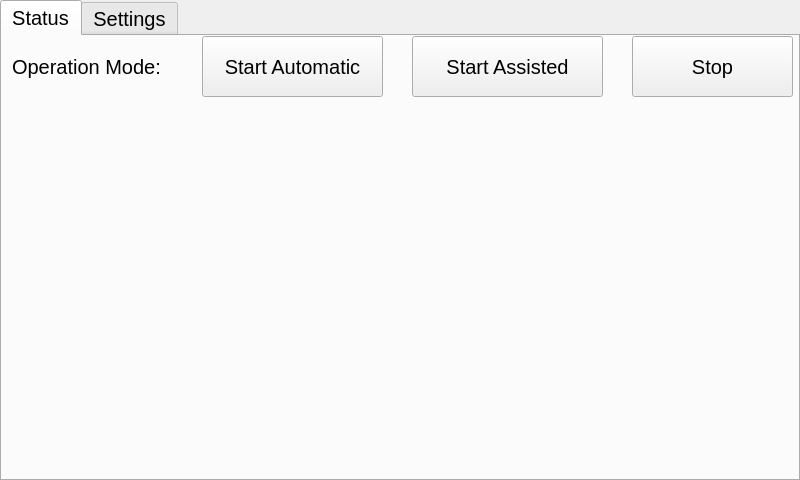
<?xml version="1.0" encoding="UTF-8"?>
<ui version="4.0">
 <class>MainWindow</class>
 <widget class="QMainWindow" name="MainWindow">
  <property name="geometry">
   <rect>
    <x>0</x>
    <y>0</y>
    <width>800</width>
    <height>480</height>
   </rect>
  </property>
  <property name="windowTitle">
   <string>MainWindow</string>
  </property>
  <property name="styleSheet">
   <string notr="true">* {
	font-family: Arial;
	font-size: 20px;
	font-weight: Normal;
}

QSpinBox,
QDoubleSpinBox {
	margin-left:25px;
	margin-right:25px;
}

QSpinBox::up-button,
QDoubleSpinBox::up-button  {
	subcontrol-origin: margin;
	subcontrol-position: center right;
	background-color: #FFFFFF;
	image: url(plus.png);
	left: 1px;
	height: 30px;
	width: 30px;
}

QSpinBox::down-button,
QDoubleSpinBox::down-button  {
	subcontrol-origin: margin;
	subcontrol-position: center left;
	background-color: #FFFFFF;
	image: url(minus.png);
	right: 1px;
	height: 30px;
	width: 30px;
}</string>
  </property>
  <widget class="QWidget" name="centralwidget">
   <widget class="QTabWidget" name="maintab">
    <property name="geometry">
     <rect>
      <x>0</x>
      <y>0</y>
      <width>800</width>
      <height>481</height>
     </rect>
    </property>
    <property name="baseSize">
     <size>
      <width>0</width>
      <height>0</height>
     </size>
    </property>
    <property name="font">
     <font>
      <family>Arial</family>
      <pointsize>-1</pointsize>
      <weight>50</weight>
      <bold>false</bold>
     </font>
    </property>
    <property name="currentIndex">
     <number>0</number>
    </property>
    <widget class="QWidget" name="forcedtab">
     <attribute name="title">
      <string>Status</string>
     </attribute>
     <widget class="QLabel" name="label_5">
      <property name="geometry">
       <rect>
        <x>10</x>
        <y>10</y>
        <width>191</width>
        <height>41</height>
       </rect>
      </property>
      <property name="text">
       <string>Operation Mode:</string>
      </property>
     </widget>
     <widget class="QPushButton" name="pushButton">
      <property name="geometry">
       <rect>
        <x>200</x>
        <y>0</y>
        <width>181</width>
        <height>61</height>
       </rect>
      </property>
      <property name="text">
       <string>Start Automatic</string>
      </property>
     </widget>
     <widget class="QPushButton" name="pushButton_2">
      <property name="geometry">
       <rect>
        <x>410</x>
        <y>0</y>
        <width>191</width>
        <height>61</height>
       </rect>
      </property>
      <property name="text">
       <string>Start Assisted</string>
      </property>
     </widget>
     <widget class="QPushButton" name="pushButton_7">
      <property name="geometry">
       <rect>
        <x>630</x>
        <y>0</y>
        <width>161</width>
        <height>61</height>
       </rect>
      </property>
      <property name="text">
       <string>Stop</string>
      </property>
     </widget>
    </widget>
    <widget class="QWidget" name="tab_3">
     <attribute name="title">
      <string>Settings</string>
     </attribute>
     <widget class="QTabWidget" name="tabWidget">
      <property name="geometry">
       <rect>
        <x>0</x>
        <y>19</y>
        <width>800</width>
        <height>461</height>
       </rect>
      </property>
      <property name="currentIndex">
       <number>0</number>
      </property>
      <widget class="QWidget" name="tab">
       <attribute name="title">
        <string>Automatic Mode Settings</string>
       </attribute>
       <widget class="QLabel" name="label">
        <property name="geometry">
         <rect>
          <x>10</x>
          <y>20</y>
          <width>180</width>
          <height>50</height>
         </rect>
        </property>
        <property name="text">
         <string>Respiratory Rate</string>
        </property>
       </widget>
       <widget class="QLabel" name="label_2">
        <property name="geometry">
         <rect>
          <x>10</x>
          <y>120</y>
          <width>280</width>
          <height>50</height>
         </rect>
        </property>
        <property name="text">
         <string>Insp/Expir Ratio            1    /</string>
        </property>
       </widget>
       <widget class="Line" name="line">
        <property name="geometry">
         <rect>
          <x>7</x>
          <y>90</y>
          <width>781</width>
          <height>20</height>
         </rect>
        </property>
        <property name="orientation">
         <enum>Qt::Horizontal</enum>
        </property>
       </widget>
       <widget class="QPushButton" name="pushButton_3">
        <property name="geometry">
         <rect>
          <x>560</x>
          <y>270</y>
          <width>220</width>
          <height>80</height>
         </rect>
        </property>
        <property name="text">
         <string>Start Automatic</string>
        </property>
       </widget>
       <widget class="QPushButton" name="pushButton_5">
        <property name="geometry">
         <rect>
          <x>10</x>
          <y>270</y>
          <width>220</width>
          <height>80</height>
         </rect>
        </property>
        <property name="text">
         <string>Load presets</string>
        </property>
       </widget>
       <widget class="QDoubleSpinBox" name="doubleSpinBox_2">
        <property name="geometry">
         <rect>
          <x>210</x>
          <y>20</y>
          <width>421</width>
          <height>50</height>
         </rect>
        </property>
        <property name="buttonSymbols">
         <enum>QAbstractSpinBox::PlusMinus</enum>
        </property>
       </widget>
       <widget class="QSpinBox" name="spinBox">
        <property name="geometry">
         <rect>
          <x>280</x>
          <y>120</y>
          <width>350</width>
          <height>50</height>
         </rect>
        </property>
       </widget>
      </widget>
      <widget class="QWidget" name="tab_2">
       <attribute name="title">
        <string>Assisted Mode Settings</string>
       </attribute>
       <widget class="QPushButton" name="pushButton_4">
        <property name="geometry">
         <rect>
          <x>560</x>
          <y>270</y>
          <width>220</width>
          <height>80</height>
         </rect>
        </property>
        <property name="text">
         <string>Start Assisted</string>
        </property>
       </widget>
       <widget class="QPushButton" name="pushButton_6">
        <property name="geometry">
         <rect>
          <x>20</x>
          <y>270</y>
          <width>220</width>
          <height>80</height>
         </rect>
        </property>
        <property name="text">
         <string>Load presets</string>
        </property>
       </widget>
       <widget class="QLabel" name="label_6">
        <property name="geometry">
         <rect>
          <x>20</x>
          <y>10</y>
          <width>200</width>
          <height>40</height>
         </rect>
        </property>
        <property name="text">
         <string>Pressure trigger</string>
        </property>
       </widget>
       <widget class="QLabel" name="label_7">
        <property name="geometry">
         <rect>
          <x>20</x>
          <y>80</y>
          <width>170</width>
          <height>40</height>
         </rect>
        </property>
        <property name="text">
         <string>Flow trigger</string>
        </property>
       </widget>
       <widget class="QLabel" name="label_8">
        <property name="geometry">
         <rect>
          <x>320</x>
          <y>180</y>
          <width>230</width>
          <height>50</height>
         </rect>
        </property>
        <property name="text">
         <string>Minimal Respiratory Rate</string>
        </property>
       </widget>
       <widget class="QDoubleSpinBox" name="doubleSpinBox_4">
        <property name="geometry">
         <rect>
          <x>230</x>
          <y>10</y>
          <width>420</width>
          <height>50</height>
         </rect>
        </property>
        <property name="buttonSymbols">
         <enum>QAbstractSpinBox::PlusMinus</enum>
        </property>
       </widget>
       <widget class="QDoubleSpinBox" name="doubleSpinBox_5">
        <property name="geometry">
         <rect>
          <x>230</x>
          <y>80</y>
          <width>420</width>
          <height>50</height>
         </rect>
        </property>
        <property name="buttonSymbols">
         <enum>QAbstractSpinBox::PlusMinus</enum>
        </property>
       </widget>
       <widget class="QDoubleSpinBox" name="doubleSpinBox_6">
        <property name="geometry">
         <rect>
          <x>560</x>
          <y>180</y>
          <width>200</width>
          <height>50</height>
         </rect>
        </property>
        <property name="layoutDirection">
         <enum>Qt::LeftToRight</enum>
        </property>
        <property name="styleSheet">
         <string notr="true"/>
        </property>
        <property name="buttonSymbols">
         <enum>QAbstractSpinBox::PlusMinus</enum>
        </property>
        <property name="showGroupSeparator" stdset="0">
         <bool>true</bool>
        </property>
       </widget>
       <widget class="QCheckBox" name="checkBox">
        <property name="geometry">
         <rect>
          <x>30</x>
          <y>190</y>
          <width>200</width>
          <height>40</height>
         </rect>
        </property>
        <property name="text">
         <string>Enable Backup</string>
        </property>
       </widget>
      </widget>
     </widget>
    </widget>
   </widget>
  </widget>
 </widget>
 <resources/>
 <connections/>
</ui>
